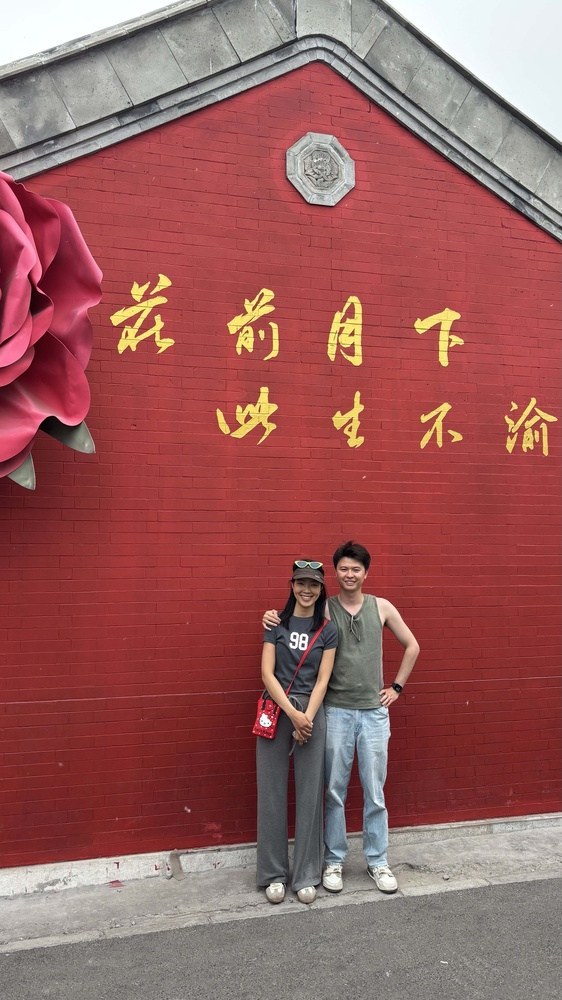
#> input picture archive/个人形象/IMG_2563.jpg, 562 x 1000 px, shrunk from 3213 x 5712 before the run
$ python batch_white_balance.py '../archive/个人形象/IMG_2563.jpg' '../archive/个人形象/IMG_2944.jpg'
#> lines starting #> are read from the running program, lines starting #| are printed output that depends on the picture; after the words box and inside, x2 and y2 are one past the last pixel; in counts of white or black regions, pixels touching at a corner belong together
#> in process_item, img is the input picture: PIL image 562x1000 RGB; mean R, G, B 152.7, 93.7, 92.6
#!/usr/bin/env python3
"""
批量白平衡校正 — 白斑百分位法增强版
专门处理白色服装摄影偏蓝偏青问题。

相比 smart_white_balance，增强：
- 降低饱和度阈值（20 替代 30），确保偏色严重的白色像素不被过滤
- 不使用全局色彩丰富度跳过（白色衣服整体色散低）
- 加大校正力度（默认 0.6）
- 增加亮区采样比例（top 10% 替代 5%）
"""

import numpy as np
from PIL import Image, ImageOps
import os, sys

_LUM_R, _LUM_G, _LUM_B = 0.2126, 0.7152, 0.0722


def correct_white_balance(img, aggressiveness=0.7):
    """
    增强白平衡校正：专为白色服装产品图设计。

    参数:
        img: PIL Image (RGB)
        aggressiveness: 0.0-1.0，默认 0.7（白色服装可更激进）

    返回:
        (corrected_img, did_correct, diagnosis_dict)
    """
#> called with aggressiveness = 0.7
    if img.mode != 'RGB':
        img = img.convert('RGB')

    arr = np.array(img).astype(np.float64)
    h, w = arr.shape[:2]
    total_pixels = h * w

    if total_pixels < 100:
        return img, False, {"error": "image too small"}

    r, g, b = arr[:,:,0], arr[:,:,1], arr[:,:,2]
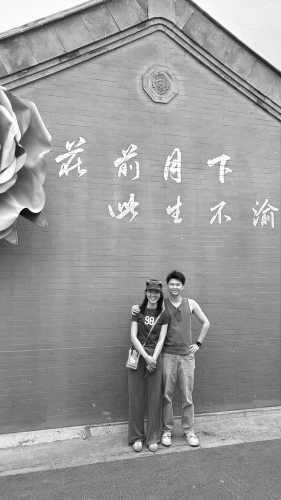
#> r: shape (1000, 562) float64 (shown at 1/2 size); min 0, max 255, mean 152.7
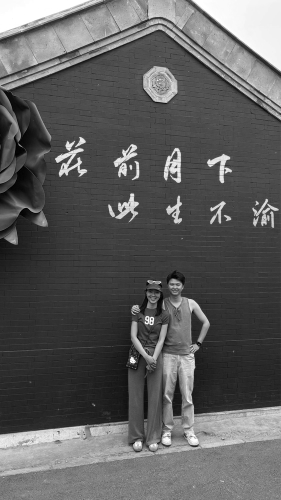
#> g: shape (1000, 562) float64 (shown at 1/2 size); min 0, max 255, mean 93.7
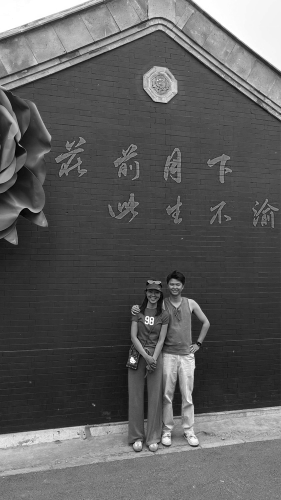
#> b: shape (1000, 562) float64 (shown at 1/2 size); min 0, max 255, mean 92.6

    # ── 步骤 1: 亮度排序，取 Top 10% ──
    lum = _LUM_R * r + _LUM_G * g + _LUM_B * b
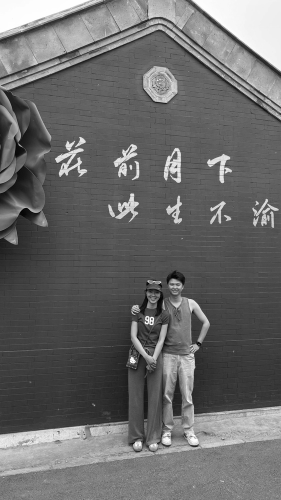
#> lum: shape (1000, 562) float64 (shown at 1/2 size); min 0.213, max 255, mean 106.2
    threshold = float(np.percentile(lum, 90))
#> threshold = 182.2
    bright_mask = lum >= threshold
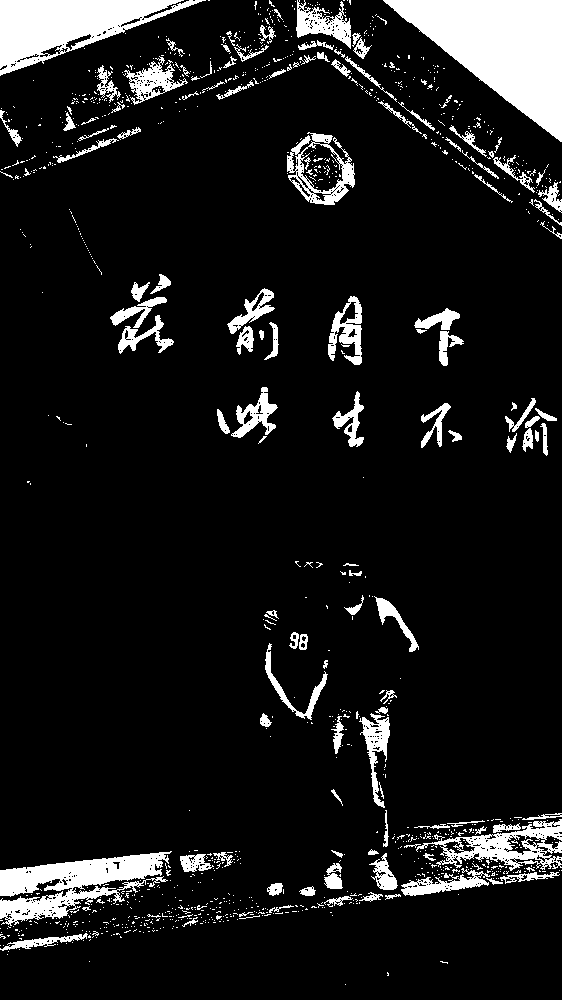
#> bright_mask: shape (1000, 562) bool; 10% white; 1088 white regions (961 under 20 px), largest, box (x1, y1, x2, y2) and area: (383, 0, 562, 142) 13022, (0, 0, 206, 76) 7488, (0, 851, 172, 926) 5939
    bright_count = int(bright_mask.sum())
#> bright_count = 56235

    if bright_count < total_pixels * 0.01:
        return img, False, {"error": f"bright pixels too few: {bright_count}"}

    # ── 步骤 2: 宽松饱和度过滤 ──
    br, bg, bb = r[bright_mask], g[bright_mask], b[bright_mask]

    # 使用更宽松的饱和度阈值 (40 替代 30)，因为严重偏色的白色也有较大通道差
    saturation_map = np.maximum(np.maximum(br, bg), bb) - np.minimum(np.minimum(br, bg), bb)
    low_sat_mask = saturation_map < 40
    neutral_count = int(low_sat_mask.sum())
#> neutral_count = 46307

    # 降级策略：如果 < 1%，降低阈值再试
    if neutral_count < total_pixels * 0.005:
        low_sat_mask = saturation_map < 55
        neutral_count = int(low_sat_mask.sum())

    if neutral_count < total_pixels * 0.003:
        # 最后手段：直接用所有亮区像素
        low_sat_mask = np.ones(bright_count, dtype=bool)
        neutral_count = bright_count

    # ── 步骤 3: 光源色估计 ──
    illum_r = float(br[low_sat_mask].mean())
#> illum_r = 216.2
    illum_g = float(bg[low_sat_mask].mean())
#> illum_g = 219
    illum_b = float(bb[low_sat_mask].mean())
#> illum_b = 217.2

    # ── 步骤 4: 中性检查 ──
    max_illum = max(illum_r, illum_g, illum_b)
#> max_illum = 219
    min_illum = min(illum_r, illum_g, illum_b)
#> min_illum = 216.2

    if max_illum / min_illum < 1.03:
        return img, False, {
            "illum_r": round(illum_r, 1), "illum_g": round(illum_g, 1), "illum_b": round(illum_b, 1),
            "ratio": round(max_illum / min_illum, 3),
            "reason": "already neutral"
        }

    # ── 步骤 5: 计算校正系数 ──
    illum_gray = (illum_r + illum_g + illum_b) / 3.0
    mul_r = 1.0 + (illum_gray / illum_r - 1.0) * aggressiveness
    mul_g = 1.0 + (illum_gray / illum_g - 1.0) * aggressiveness
    mul_b = 1.0 + (illum_gray / illum_b - 1.0) * aggressiveness

    # 限制校正幅度：白色服装允许更大范围 (0.75-1.30)
    mul_r = np.clip(mul_r, 0.75, 1.30)
    mul_g = np.clip(mul_g, 0.75, 1.30)
    mul_b = np.clip(mul_b, 0.75, 1.30)

    # ── 步骤 6: 应用校正 ──
    arr[:,:,0] = np.clip(arr[:,:,0] * mul_r, 0, 255)
    arr[:,:,1] = np.clip(arr[:,:,1] * mul_g, 0, 255)
    arr[:,:,2] = np.clip(arr[:,:,2] * mul_b, 0, 255)

    return Image.fromarray(arr.astype(np.uint8)), True, {
        "illum_r": round(illum_r, 1), "illum_g": round(illum_g, 1), "illum_b": round(illum_b, 1),
        "ratio": round(max_illum / min_illum, 3),
        "mul_r": round(mul_r, 4), "mul_g": round(mul_g, 4), "mul_b": round(mul_b, 4),
        "neutral_pixels": neutral_count,
        "bright_pixels": bright_count,
    }


def process_item(original_path, output_path=None, aggressiveness=0.7):
    """处理单件服装：加载 → 校正 → 保存"""
    if output_path is None:
        base, ext = os.path.splitext(original_path)
        output_path = f"{base}_wb{ext}"

    img = Image.open(original_path)
    img = ImageOps.exif_transpose(img)

    corrected, did_correct, info = correct_white_balance(img, aggressiveness)
#> did_correct = False; info = {'illum_r': 216.2, 'illum_g': 219, 'illum_b': 217.2, 'ratio': 1.01, 'reason': 'already neutral'}

    if did_correct:
        corrected.save(output_path, quality=95)

    return did_correct, info, output_path


if __name__ == '__main__':
    if len(sys.argv) < 2:
        print("用法:")
        print("  python3 tools/batch_white_balance.py --diagnose <image_path>")
        print("  python3 tools/batch_white_balance.py <image_path> [output_path]")
        print("  python3 tools/batch_white_balance.py --batch")
        sys.exit(0)

    if sys.argv[1] == '--batch':
        # 批量处理 nan 的白色服装
        base = "users/female/nan/wardrobe"
        items = [
            ("短袖上衣/Image_20260630_143049_TS-004.jpg", "TS-004"),
            ("短袖上衣/Image_20260630_142918_TS-002.jpg", "TS-002"),
            ("衬衣/Image_20260630_144108_SHIRT-002.jpg", "SHIRT-002"),
            ("连衣裙/Image_20260624_231022_DRESS-004.jpg", "DRESS-004"),
            ("连衣裙/Image_20260630_143252_DRESS-007.jpg", "DRESS-007"),
            ("连体裤/Image_20260630_143545_JMP-001.jpg", "JMP-001"),
        ]

        print("=" * 72)
        print("🔧 批量白平衡校正 — nan 白色服装")
        print("=" * 72)

        results = []
        for rel_path, item_id in items:
            original = os.path.join(base, rel_path)
            if not os.path.exists(original):
                print(f"❌ {item_id}: 文件不存在")
                continue

            did_correct, info, out_path = process_item(original, aggressiveness=0.7)

            status = "✅ 已校正" if did_correct else "⏭️ 跳过"
            print(f"{status} {item_id}: ", end="")
            if did_correct:
                print(f"光源 R{info['illum_r']} G{info['illum_g']} B{info['illum_b']} "
                      f"比值{info['ratio']} → 修正 R×{info['mul_r']} G×{info['mul_g']} B×{info['mul_b']}")
            else:
                print(info.get('reason', info.get('error', 'unknown')))

            results.append((item_id, did_correct, info, out_path if did_correct else None))

        print()
        print("=" * 72)
        corrected_count = sum(1 for r in results if r[1])
        print(f"📊 处理完成: {corrected_count}/{len(results)} 件已校正")

        if corrected_count > 0:
            print()
            print("已校正文件:")
            for item_id, did, info, path in results:
                if did:
                    print(f"  {item_id}: {path}")

    elif sys.argv[1] == '--diagnose':
        # 诊断模式（测试校正效果）
        img_path = sys.argv[2]
        img = Image.open(img_path)
        img = ImageOps.exif_transpose(img)
        corrected, did_correct, info = correct_white_balance(img, aggressiveness=0.7)

        print(f"📷 {img_path}")
        if did_correct:
            print(f"   🔧 会触发校正")
            print(f"   光源: R={info['illum_r']} G={info['illum_g']} B={info['illum_b']} "
                  f"比值={info['ratio']}")
            print(f"   修正系数: R×{info['mul_r']} G×{info['mul_g']} B×{info['mul_b']}")
            print(f"   采样: {info['neutral_pixels']}/{info['bright_pixels']} 亮区像素")
        else:
            print(f"   ⏭️ 跳过: {info.get('reason', info.get('error', 'unknown'))}")

    else:
        # 单文件校正
        img_path = sys.argv[1]
        out_path = sys.argv[2] if len(sys.argv) > 2 else None
        did_correct, info, saved = process_item(img_path, out_path)
#> did_correct = False; saved = '../archive/个人形象/IMG_2944.jpg'

        if did_correct:
            print(f"✅ 已校正 → {saved}")
            print(f"   光源: R={info['illum_r']} G={info['illum_g']} B={info['illum_b']} "
                  f"比值={info['ratio']}")
            print(f"   修正系数: R×{info['mul_r']} G×{info['mul_g']} B×{info['mul_b']}")
        else:
            print(f"⏭️ 跳过: {info.get('reason', info.get('error', 'unknown'))}")
#| ⏭️ 跳过: already neutral

$ run again, on archive/个人形象/穿搭小助手 (5).jpg
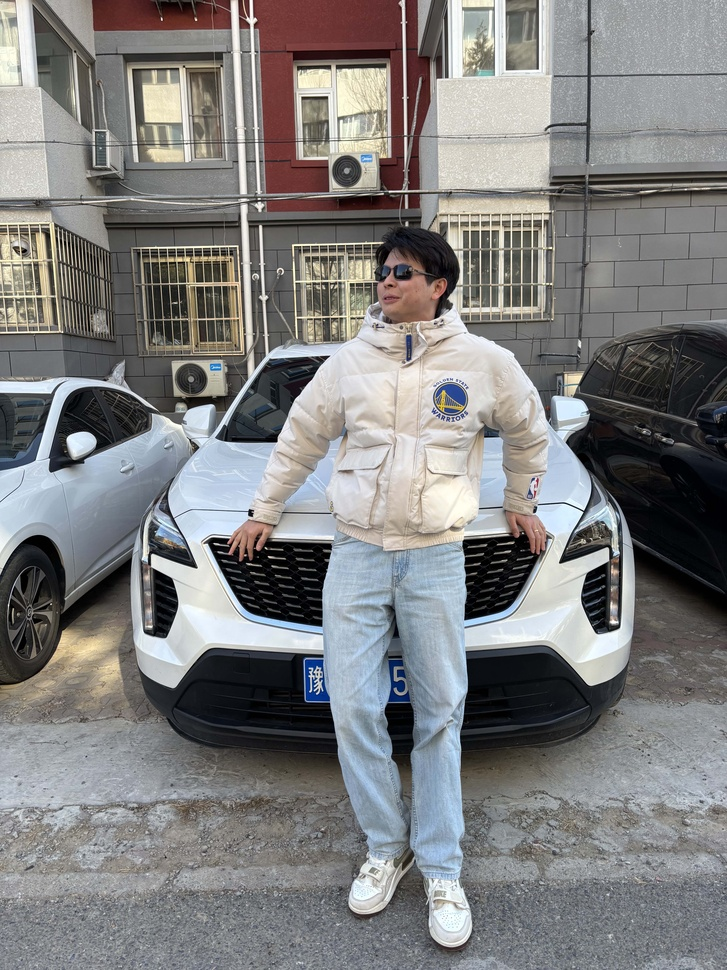
#> input picture archive/个人形象/穿搭小助手 (5).jpg, 727 x 970 px, shrunk from 4284 x 5712 before the run
#> in process_item, img is the input picture: PIL image 727x970 RGB; mean R, G, B 126.9, 126.6, 126.6
#> in correct_white_balance, `r, g, b = arr[:,:,0], arr[:,:,1], arr[:,:,2]`:
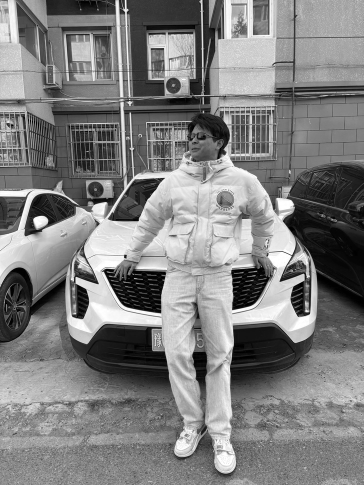
#> b: shape (970, 727) float64 (shown at 1/2 size); min 0, max 255, mean 126.6
#> threshold = 213.6
#> in correct_white_balance, `bright_mask = lum >= threshold`:
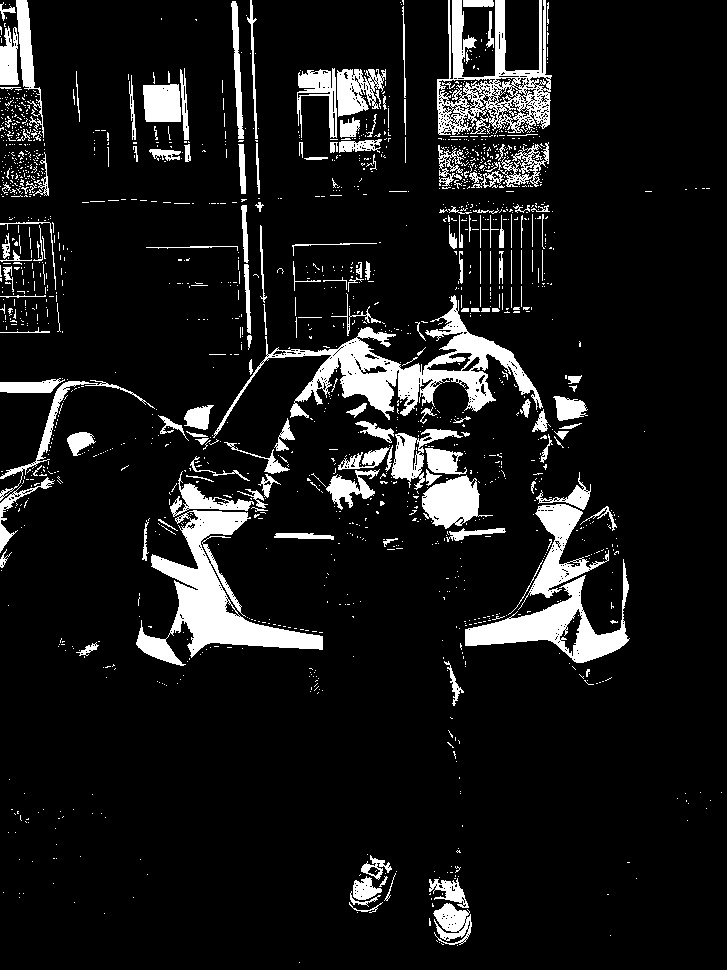
#> bright_mask: shape (970, 727) bool; 10% white; 1599 white regions (1422 under 20 px), largest, box (x1, y1, x2, y2) and area: (213, 295, 543, 438) 9488, (136, 510, 323, 666) 8789, (437, 0, 552, 135) 6082
#> bright_count = 70521
#> neutral_count = 66311
#> illum_r = 227.1
#> illum_g = 229.2
#> illum_b = 226.9
#> max_illum = 229.2
#> min_illum = 226.9
#> in process_item, `corrected, did_correct, info = correct_white_balance(img, aggressivene..`: did_correct = False; info = {'illum_r': 227.1, 'illum_g': 229.2, 'illum_b': 226.9, 'ratio': 1.01, 'reason': 'already neutral'}
#> `did_correct, info, saved = process_item(img_path, out_path)`: did_correct = False; saved = '../archive/个人形象/穿搭小助手 (5).jpg'
#| ⏭️ 跳过: already neutral

$ run again, on archive/个人形象/穿搭小助手 (2).png
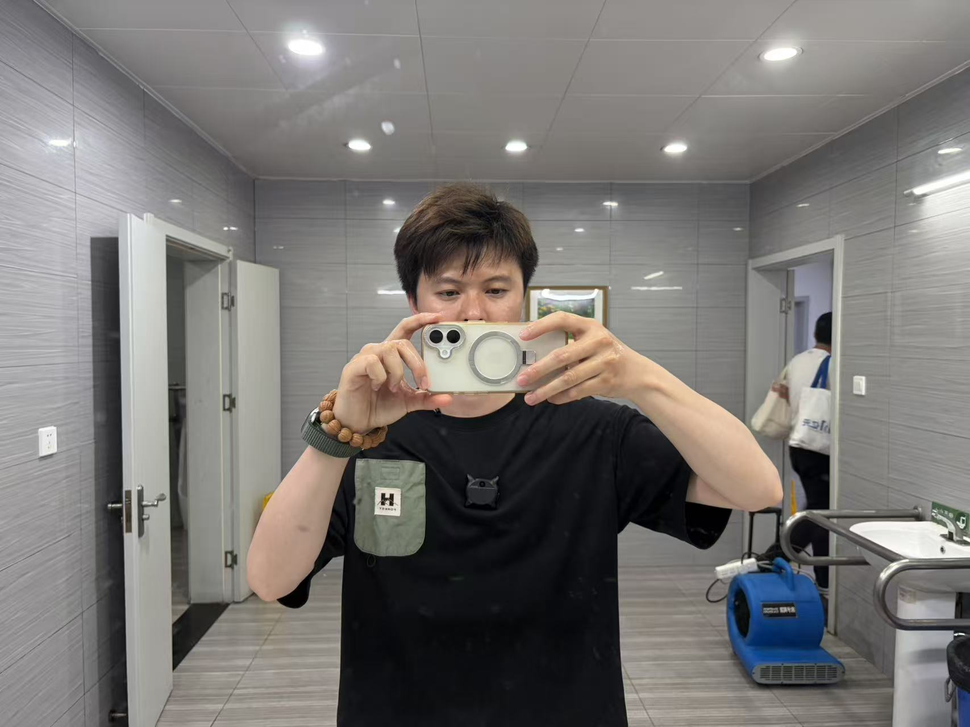
#> input picture archive/个人形象/穿搭小助手 (2).png, 970 x 727 px, shrunk from 1707 x 1280 before the run
#> in process_item, img is the input picture: PIL image 970x727 RGB; mean R, G, B 121, 118.2, 115.6
#> in correct_white_balance, `r, g, b = arr[:,:,0], arr[:,:,1], arr[:,:,2]`:
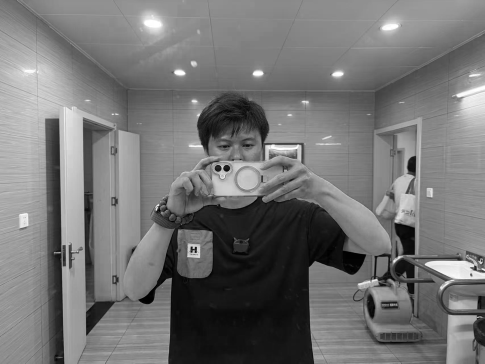
#> b: shape (727, 970) float64 (shown at 1/2 size); min 0, max 255, mean 115.6
#> threshold = 176.1
#> in correct_white_balance, `bright_mask = lum >= threshold`:
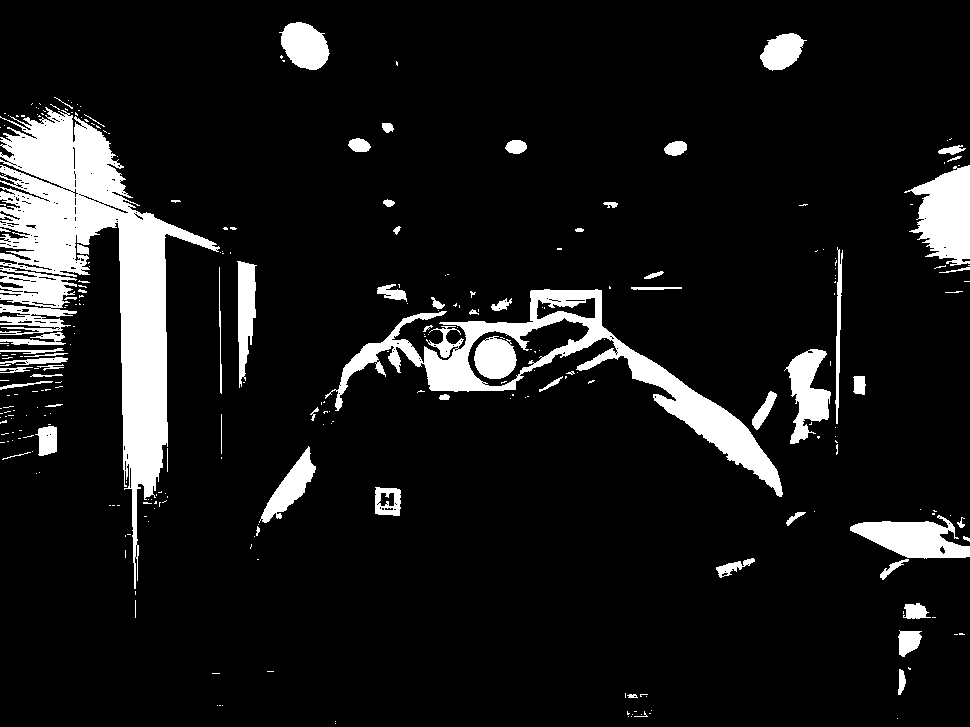
#> bright_mask: shape (727, 970) bool; 10% white; 290 white regions (221 under 20 px), largest, box (x1, y1, x2, y2) and area: (0, 107, 220, 589) 27556, (325, 289, 783, 497) 14218, (904, 165, 970, 266) 4178
#> bright_count = 70563
#> neutral_count = 59049
#> illum_r = 198.9
#> illum_g = 199.1
#> illum_b = 196.5
#> max_illum = 199.1
#> min_illum = 196.5
#> in process_item, `corrected, did_correct, info = correct_white_balance(img, aggressivene..`: did_correct = False; info = {'illum_r': 198.9, 'illum_g': 199.1, 'illum_b': 196.5, 'ratio': 1.01, 'reason': 'already neutral'}
#> `did_correct, info, saved = process_item(img_path, out_path)`: did_correct = False; saved = '../archive/个人形象/穿搭小助手 (2).png'
#| ⏭️ 跳过: already neutral
